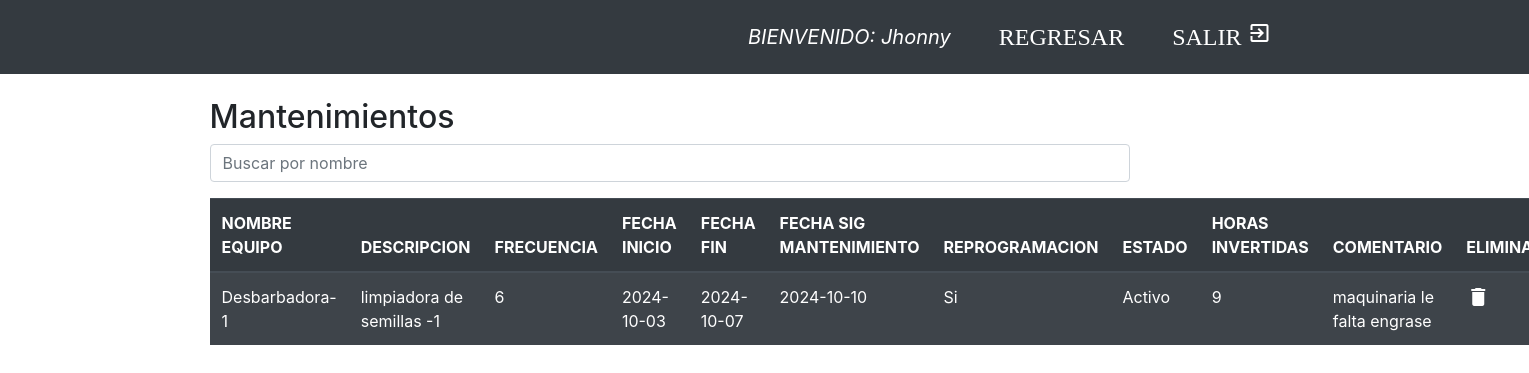
Page /mantenimiento/verMantenimiento.php (signed in) on the committed database.
### tables this page shows
CREATE TABLE `usuarios` (
  `correo` varchar(240) NOT NULL,
  `clave` varchar(50) NOT NULL,
  `tipo_usuario` varchar(25) NOT NULL,
  `nombre` varchar(50) NOT NULL,
  `id` int(11) NOT NULL
);

CREATE TABLE `mantenimiento` (
  `id` int(11) NOT NULL,
  `nombre_equipo` varchar(100) NOT NULL,
  `descripcion` varchar(150) DEFAULT NULL,
  `Frecuencia` varchar(50) DEFAULT NULL,
  `fecha_inicio` date DEFAULT NULL,
  `fecha_fin` date DEFAULT NULL,
  `fecha_sig_mant` date DEFAULT NULL,
  `reprogramacion` varchar(20) DEFAULT NULL,
  `estado` varchar(20) DEFAULT NULL,
  `horas_invertidas` int(11) DEFAULT NULL,
  `comentario` varchar(100) DEFAULT NULL
);

### mantenimiento/verMantenimiento.php (the view, shortened to what this page needs)
<?php
include("../conexion.php");
?>
<?php
$usuario = $_SESSION['u_usuario'];
$proceso = mysqli_query($db, "SELECT * FROM usuarios WHERE correo='$usuario'  ");
$resultado = mysqli_fetch_array($proceso);
$administrador = $resultado['nombre'];
?>
<!DOCTYPE html>
<html lang="en">
<head>
  <link rel="stylesheet" href="../bootstrap/bootstrap.min.css">
  <link rel="stylesheet" href="css/bootstrap/css/bootstrap.min.css">
  <link rel="stylesheet" href="https://stackpath.bootstrapcdn.com/bootstrap/4.5.2/css/bootstrap.min.css">
</head>
<body>
  <nav class="navbar navbar-expand-md navbar-dark  bg-dark ">
    <div class="container">
      <div class=" collapse navbar-collapse" id="navegar">
        <ul class="navbar nav  ml-auto">
          <li class="nav-item">
            <a class="navbar-brand nav-link " href="principal.php">
            </a>
          </li>
          <li class="nav-item"><a class=" navbar-brand nav-link"><i>BIENVENIDO: <?php echo $administrador  ?></i></a></li>
          <li class="nav-item"><a class=" navbar-brand nav-link" href="../mantenimiento/crearMantenimiento.php"><i class="material-icons">REGRESAR</i></a></li>
          <li class="nav-item"><a class=" navbar-brand nav-link" href="../finalizar.php"><i class="material-icons">SALIR exit_to_app</i></a>
          </li>
        </ul>
      </div>
    </div>
  </nav>
  <div class="container pt-4">
    <div class="row">
      <div class="col-10">
        <h2>Mantenimientos</h2>
        <input class="form-control mb-3" id="searchInput" type="text" placeholder="Buscar por nombre" onkeyup="filterTable()">
        <table id="userTable" class="table table-striped table-dark">
          <thead>
            <tr>
              <th scope="col">NOMBRE EQUIPO</th>
              <th scope="col">DESCRIPCION</th>
              <th scope="col">FRECUENCIA</th>
              <th scope="col">FECHA INICIO</th>
              <th scope="col">FECHA FIN</th>
              <th scope="col">FECHA SIG MANTENIMIENTO</th>
              <th scope="col">REPROGRAMACION</th>
              <th scope="col">ESTADO</th>
              <th scope="col">HORAS INVERTIDAS</th>
              <th scope="col">COMENTARIO</th>
              <th scope="col">ELIMINAR</th>
            </tr>
            <thead>
            <tbody>
              <?php
              $mostrar = mysqli_query($db, "select * from mantenimiento");
              while ($registro = mysqli_fetch_array($mostrar)) {
              ?>
                <tr>
                  <td><?php echo   $registro['nombre_equipo']; ?></td>
                  <td><?php echo   $registro['descripcion']; ?></td>
                  <td><?php echo   $registro['Frecuencia']; ?></td>
                  <td><?php echo   $registro['fecha_inicio']; ?></td>
                  <td><?php echo   $registro['fecha_fin']; ?></td>
                  <td><?php echo   $registro['fecha_sig_mant']; ?></td>
                  <td><?php echo   $registro['reprogramacion']; ?></td>
                  <td><?php echo   $registro['estado']; ?></td>
                  <td><?php echo   $registro['horas_invertidas']; ?></td>
                  <td><?php echo   $registro['comentario']; ?></td>
                  <td><a href="eliminar_Mantenimiento.php?id=<?php echo $registro['id'] ?>"><i style="color:white;" class="material-icons">delete</i></a></td>
                </tr>
              <?php  }
              ?>
            </tbody>
        </table>
      </div>
    </div>
  </div>
</body>
</html>

### rows in the picture
usuarios: nombre "Jhonny"
mantenimiento: nombre_equipo "Desbarbadora-1", descripcion "limpiadora de semillas -1", Frecuencia "6", fecha_inicio "2024-10-03", fecha_fin "2024-10-07", fecha_sig_mant "2024-10-10", reprogramacion "Si", estado "Activo", horas_invertidas "9", comentario "maquinaria le falta engrase"
